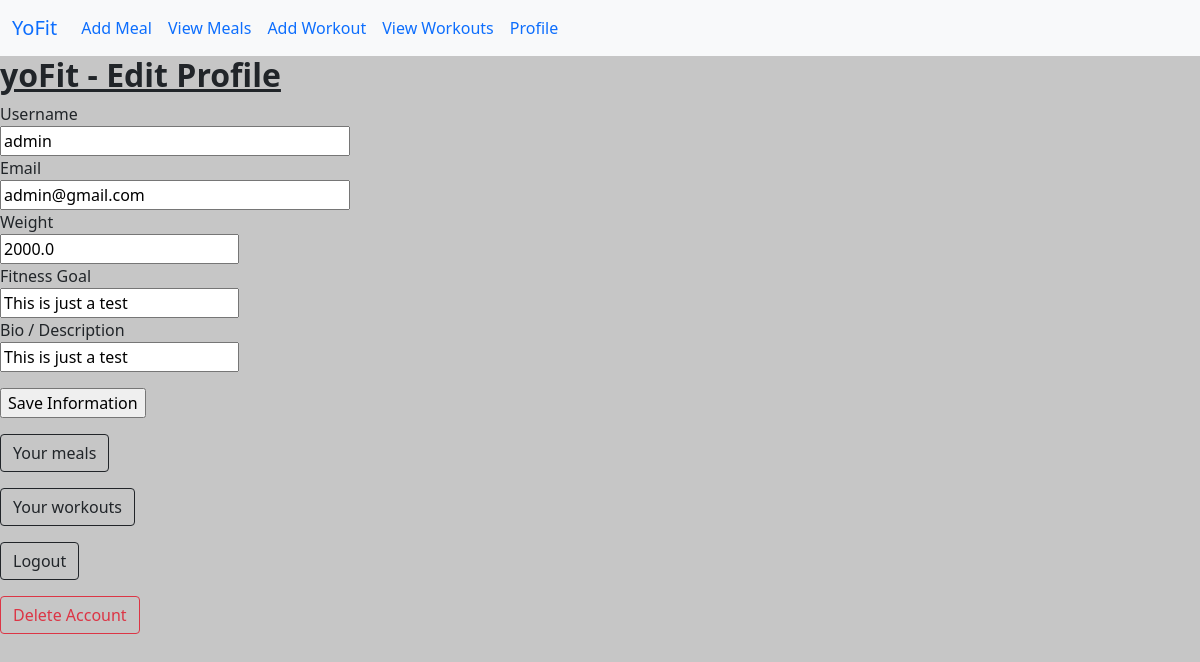
Screenshot of /profile (signed in) with the database file from the repository.
### app/models.py (models this page shows, shortened)
class User(UserMixin, db.Model):
 id = db.Column(db.Integer, primary_key = True)
 username = db.Column(db.String(16))
 email = db.Column(db.String(64))
 password_hash = db.Column(db.String(128))
 weight = db.Column(db.Float)
 fitness_goal = db.Column(db.String(1024))
 user_bio = db.Column(db.String(1024))
 meals = db.relationship('Meal')
 workouts = db.relationship('Workout')

### app/routes.py (the view, shortened to what this page needs)
@appObj.route('/profile', methods = ['GET', 'POST'])
@login_required
def profile():
 user = current_user
 edit_profile = EditUser()
 edit_profile.username.data = user.username
 edit_profile.email.data = user.email
 edit_profile.weight.data = user.weight
 edit_profile.fitness_goal.data = user.fitness_goal
 edit_profile.user_bio.data = user.user_bio
 return render_template('user_profile.html', edit_profile = edit_profile)

### app/edit_user.py
class EditUser(FlaskForm):
    username = StringField('Username', validators = [DataRequired(),Length(min=3, max=32)])
    email = StringField ('Email', validators = [DataRequired()])
    weight = FloatField('Weight', validators = [DataRequired()])
    user_bio = StringField('Bio / Description', validators = [DataRequired(), Length(min = 3, max = 1024)])
    fitness_goal = StringField('Fitness Goal', validators = [DataRequired(), Length(min = 3, max = 1024)])
    submit = SubmitField('Save Information')

### app/models.py (called while the page is built)
@login.user_loader
def load_user(id):
 return User.query.get(int(id))

### app/templates/user_profile.html (shortened to what this page needs)
<html lang="en">
  <head>
    <link href="https://cdn.jsdelivr.net/npm/bootstrap@5.0.2/dist/css/bootstrap.min.css" rel="stylesheet" crossorigin=>
  </head>
  <nav class="navbar navbar-expand-lg bg-light">
  <div class="container-fluid">
    <a class="navbar-brand" href="/home">YoFit</a>
    <div class="collapse navbar-collapse" id="navbarNavAltMarkup">
      <div class="navbar-nav">
        <a class="nav-link active" aria-current="page" href="/createMeal">Add Meal</a>
        <a class="nav-link" href="/viewMeals">View Meals</a>
        <a class="nav-link" href="/createWorkout">Add Workout</a>
        <a class="nav-link" href="/viewWorkouts"> View Workouts </a>
        <a class="nav-link" href="/profile">Profile</a>
      </div>
    </div>
  </div>
</nav>
  <body style="background: #c6c6c6">
    <h2> <b> <u> yoFit - Edit Profile</h2> </b> </u>
    <form action="" method="post" nonvalidate>
            <p>
            {{edit_profile.username.label}}<br>
            {{edit_profile.username(size = 32)}}</br>
            {{edit_profile.email.label}}<br>
            {{edit_profile.email(size = 32)}}</br>
            {{edit_profile.weight.label}}<br>
            {{edit_profile.weight}}</br>
            {{edit_profile.fitness_goal.label}} <br>
            {{edit_profile.fitness_goal}} </br>
            {{edit_profile.user_bio.label}} <br>
            {{edit_profile.user_bio}} </br>
            <p>
            {{edit_profile.submit()}}
            </p>
        </form>
     <p> <a class="btn btn-outline-dark" href="/viewMeals" role="button">Your meals </a> </p>
     <p> <a class="btn btn-outline-dark" href="/viewWorkouts" role="button">Your workouts </a> </p>
     <p> <a class="btn btn-outline-dark" href="/logout" role="button">Logout </a> </p>
     <p> <a class="btn btn-outline-danger" href="/deleteUser" role="button">Delete Account </a> </p>

### rows the page displays
User: username "admin", email "admin@gmail.com", weight "2000.0", fitness_goal "This is just a test", user_bio "This is just a test"

### other values shown
{{ edit_profile.username.label }} "Username"
{{ edit_profile.email.label }} "Email"
{{ edit_profile.weight.label }} "Weight"
{{ edit_profile.fitness_goal.label }} "Fitness Goal"
{{ edit_profile.user_bio.label }} "Bio / Description"
